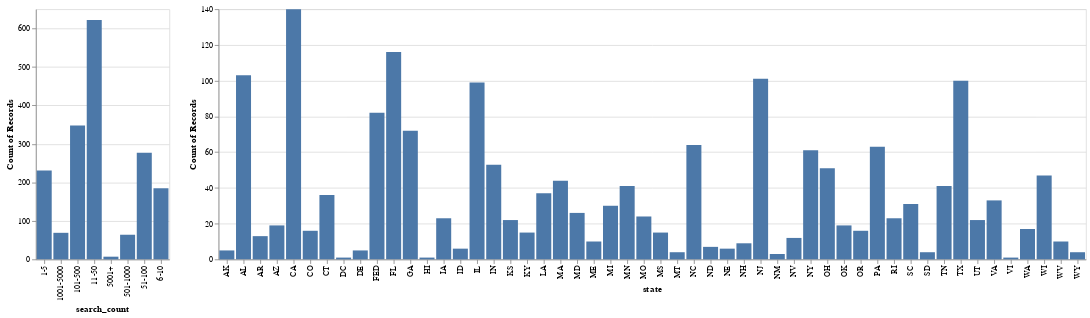

The notebook cell this image was saved under:
### Code cell
search_count = alt.Chart(df).mark_bar().encode(
    x="search_count",
    y="count(search_count)"
)
state_count = alt.Chart(df).mark_bar().encode(
    x="state",
    y="count(state)"
)
search_count | state_count

### Figure 1 — Vega-Lite specification as saved in the notebook (floating-point values rounded to 4 significant figures; data arrays with more than 128 entries replaced by an {"elided": "..."} marker saying what was removed)
{"config": {"view": {"continuousWidth": 400, "continuousHeight": 300}}, "hconcat": [{"mark": "bar", "encoding": {"x": {"type": "nominal", "field": "search_count"}, "y": {"type": "nominal", "aggregate": "count", "field": "search_count"}}}, {"mark": "bar", "encoding": {"x": {"type": "nominal", "field": "state"}, "y": {"type": "nominal", "aggregate": "count", "field": "state"}}}], "data": {"name": "data-e1208cf515ee7e4be0675b61396034b8"}, "$schema": "https://vega.github.io/schema/vega-lite/v4.8.1.json", "datasets": {"data-e1208cf515ee7e4be0675b61396034b8": {"elided": "1803 records"}}}
